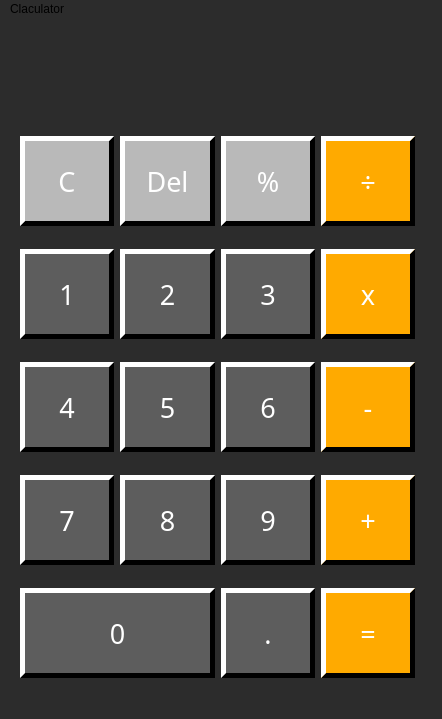
<?xml version="1.0" encoding="UTF-8"?>
<ui version="4.0">
 <class>MainWindow</class>
 <widget class="QMainWindow" name="MainWindow">
  <property name="geometry">
   <rect>
    <x>0</x>
    <y>0</y>
    <width>442</width>
    <height>719</height>
   </rect>
  </property>
  <property name="windowTitle">
   <string>MainWindow</string>
  </property>
  <property name="windowIcon">
   <iconset>
    <normaloff>myappico.ico</normaloff>myappico.ico</iconset>
  </property>
  <property name="styleSheet">
   <string notr="true">background-color:rgb(44, 44, 44);</string>
  </property>
  <property name="iconSize">
   <size>
    <width>20</width>
    <height>30</height>
   </size>
  </property>
  <widget class="QWidget" name="centralwidget">
   <widget class="QWidget" name="gridLayoutWidget">
    <property name="geometry">
     <rect>
      <x>20</x>
      <y>100</y>
      <width>395</width>
      <height>577</height>
     </rect>
    </property>
    <property name="minimumSize">
     <size>
      <width>0</width>
      <height>90</height>
     </size>
    </property>
    <layout class="QGridLayout" name="gridLayout">
     <item row="0" column="1">
      <widget class="QPushButton" name="Button_C">
       <property name="minimumSize">
        <size>
         <width>0</width>
         <height>90</height>
        </size>
       </property>
       <property name="font">
        <font>
         <family>Segoe UI Light</family>
         <pointsize>20</pointsize>
        </font>
       </property>
       <property name="styleSheet">
        <string notr="true">border: 5px solid white;
border-right: 5px solid black;
border-bottom:5px solid black;
Color: white;
Background-color:rgb(185, 185, 185);</string>
       </property>
       <property name="text">
        <string>C</string>
       </property>
      </widget>
     </item>
     <item row="1" column="4">
      <widget class="QPushButton" name="Button_multiplication">
       <property name="minimumSize">
        <size>
         <width>0</width>
         <height>90</height>
        </size>
       </property>
       <property name="font">
        <font>
         <family>Segoe UI Light</family>
         <pointsize>20</pointsize>
        </font>
       </property>
       <property name="styleSheet">
        <string notr="true">border: 5px solid white;
border-right: 5px solid black;
border-bottom:5px solid black;
Color: white;
Background-color:rgb(255, 170, 0);</string>
       </property>
       <property name="text">
        <string>x</string>
       </property>
      </widget>
     </item>
     <item row="1" column="1">
      <widget class="QPushButton" name="Button_1">
       <property name="minimumSize">
        <size>
         <width>0</width>
         <height>90</height>
        </size>
       </property>
       <property name="font">
        <font>
         <family>Segoe UI Light</family>
         <pointsize>20</pointsize>
        </font>
       </property>
       <property name="styleSheet">
        <string notr="true">border: 5px solid white;
border-right: 5px solid black;
border-bottom:5px solid black;
Color: white;
Background-color:rgb(93, 93, 93);</string>
       </property>
       <property name="text">
        <string>1</string>
       </property>
      </widget>
     </item>
     <item row="1" column="2">
      <widget class="QPushButton" name="Button_2">
       <property name="minimumSize">
        <size>
         <width>0</width>
         <height>90</height>
        </size>
       </property>
       <property name="font">
        <font>
         <family>Segoe UI Light</family>
         <pointsize>20</pointsize>
        </font>
       </property>
       <property name="styleSheet">
        <string notr="true">border: 5px solid white;
border-right: 5px solid black;
border-bottom:5px solid black;
Color: white;
Background-color:rgb(93, 93, 93);</string>
       </property>
       <property name="text">
        <string>2</string>
       </property>
      </widget>
     </item>
     <item row="1" column="3">
      <widget class="QPushButton" name="Button_3">
       <property name="minimumSize">
        <size>
         <width>0</width>
         <height>90</height>
        </size>
       </property>
       <property name="font">
        <font>
         <family>Segoe UI Light</family>
         <pointsize>20</pointsize>
        </font>
       </property>
       <property name="styleSheet">
        <string notr="true">border: 5px solid white;
border-right: 5px solid black;
border-bottom:5px solid black;
Color: white;
Background-color:rgb(93, 93, 93);</string>
       </property>
       <property name="text">
        <string>3</string>
       </property>
      </widget>
     </item>
     <item row="2" column="1">
      <widget class="QPushButton" name="Button_4">
       <property name="minimumSize">
        <size>
         <width>0</width>
         <height>90</height>
        </size>
       </property>
       <property name="font">
        <font>
         <family>Segoe UI Light</family>
         <pointsize>20</pointsize>
        </font>
       </property>
       <property name="styleSheet">
        <string notr="true">border: 5px solid white;
border-right: 5px solid black;
border-bottom:5px solid black;Color: white;
Background-color:rgb(93, 93, 93);</string>
       </property>
       <property name="text">
        <string>4</string>
       </property>
      </widget>
     </item>
     <item row="2" column="2">
      <widget class="QPushButton" name="Button_5">
       <property name="minimumSize">
        <size>
         <width>0</width>
         <height>90</height>
        </size>
       </property>
       <property name="font">
        <font>
         <family>Segoe UI Light</family>
         <pointsize>20</pointsize>
        </font>
       </property>
       <property name="styleSheet">
        <string notr="true">border: 5px solid white;
border-right: 5px solid black;
border-bottom:5px solid black;
Color: white;
Background-color:rgb(93, 93, 93);</string>
       </property>
       <property name="text">
        <string>5</string>
       </property>
      </widget>
     </item>
     <item row="0" column="2">
      <widget class="QPushButton" name="Button_del">
       <property name="minimumSize">
        <size>
         <width>0</width>
         <height>90</height>
        </size>
       </property>
       <property name="font">
        <font>
         <family>Segoe UI Light</family>
         <pointsize>20</pointsize>
        </font>
       </property>
       <property name="styleSheet">
        <string notr="true">border: 5px solid white;
border-right: 5px solid black;
border-bottom:5px solid black;
Color: white;
Background-color:rgb(185, 185, 185);</string>
       </property>
       <property name="text">
        <string>Del</string>
       </property>
      </widget>
     </item>
     <item row="2" column="3">
      <widget class="QPushButton" name="Button_6">
       <property name="minimumSize">
        <size>
         <width>0</width>
         <height>90</height>
        </size>
       </property>
       <property name="font">
        <font>
         <family>Segoe UI Light</family>
         <pointsize>20</pointsize>
        </font>
       </property>
       <property name="styleSheet">
        <string notr="true">border: 5px solid white;
border-right: 5px solid black;
border-bottom:5px solid black;
Color: white;
Background-color:rgb(93, 93, 93);</string>
       </property>
       <property name="text">
        <string>6</string>
       </property>
      </widget>
     </item>
     <item row="3" column="1">
      <widget class="QPushButton" name="Button_7">
       <property name="minimumSize">
        <size>
         <width>0</width>
         <height>90</height>
        </size>
       </property>
       <property name="font">
        <font>
         <family>Segoe UI Light</family>
         <pointsize>20</pointsize>
        </font>
       </property>
       <property name="styleSheet">
        <string notr="true">border: 5px solid white;
border-right: 5px solid black;
border-bottom:5px solid black;
Color: white;
Background-color:rgb(93, 93, 93);</string>
       </property>
       <property name="text">
        <string>7</string>
       </property>
      </widget>
     </item>
     <item row="3" column="2">
      <widget class="QPushButton" name="Button_8">
       <property name="minimumSize">
        <size>
         <width>0</width>
         <height>90</height>
        </size>
       </property>
       <property name="font">
        <font>
         <family>Segoe UI Light</family>
         <pointsize>20</pointsize>
        </font>
       </property>
       <property name="styleSheet">
        <string notr="true">border: 5px solid white;
border-right: 5px solid black;
border-bottom:5px solid black;
Color: white;
Background-color:rgb(93, 93, 93);</string>
       </property>
       <property name="text">
        <string>8</string>
       </property>
      </widget>
     </item>
     <item row="3" column="3">
      <widget class="QPushButton" name="Button_9">
       <property name="minimumSize">
        <size>
         <width>0</width>
         <height>90</height>
        </size>
       </property>
       <property name="font">
        <font>
         <family>Segoe UI Light</family>
         <pointsize>20</pointsize>
        </font>
       </property>
       <property name="styleSheet">
        <string notr="true">border: 5px solid white;
border-right: 5px solid black;
border-bottom:5px solid black;
Color: white;
Background-color:rgb(93, 93, 93);</string>
       </property>
       <property name="text">
        <string>9</string>
       </property>
      </widget>
     </item>
     <item row="3" column="4">
      <widget class="QPushButton" name="Button_plus">
       <property name="minimumSize">
        <size>
         <width>0</width>
         <height>90</height>
        </size>
       </property>
       <property name="font">
        <font>
         <family>Segoe UI Light</family>
         <pointsize>20</pointsize>
        </font>
       </property>
       <property name="styleSheet">
        <string notr="true">border: 5px solid white;
border-right: 5px solid black;
border-bottom:5px solid black;
Color: white;
Background-color:rgb(255, 170, 0);</string>
       </property>
       <property name="text">
        <string>+</string>
       </property>
      </widget>
     </item>
     <item row="2" column="4">
      <widget class="QPushButton" name="Button_minus">
       <property name="minimumSize">
        <size>
         <width>0</width>
         <height>90</height>
        </size>
       </property>
       <property name="font">
        <font>
         <family>Segoe UI Light</family>
         <pointsize>20</pointsize>
        </font>
       </property>
       <property name="styleSheet">
        <string notr="true">border: 5px solid white;
border-right: 5px solid black;
border-bottom:5px solid black;
Color: white;
Background-color:rgb(255, 170, 0);</string>
       </property>
       <property name="text">
        <string>-</string>
       </property>
      </widget>
     </item>
     <item row="0" column="4">
      <widget class="QPushButton" name="Button_division2">
       <property name="minimumSize">
        <size>
         <width>0</width>
         <height>90</height>
        </size>
       </property>
       <property name="font">
        <font>
         <family>Segoe UI Light</family>
         <pointsize>20</pointsize>
        </font>
       </property>
       <property name="styleSheet">
        <string notr="true">border: 5px solid white;
border-right: 5px solid black;
border-bottom:5px solid black;
Color: white;
Background-color:rgb(255, 170, 0);</string>
       </property>
       <property name="text">
        <string>÷</string>
       </property>
      </widget>
     </item>
     <item row="4" column="3">
      <widget class="QPushButton" name="Button_Dot">
       <property name="minimumSize">
        <size>
         <width>0</width>
         <height>90</height>
        </size>
       </property>
       <property name="font">
        <font>
         <family>Segoe UI Light</family>
         <pointsize>20</pointsize>
        </font>
       </property>
       <property name="styleSheet">
        <string notr="true">border: 5px solid white;
border-right: 5px solid black;
border-bottom:5px solid black;
Color: white;
Background-color:rgb(93, 93, 93);</string>
       </property>
       <property name="text">
        <string>.</string>
       </property>
      </widget>
     </item>
     <item row="0" column="3">
      <widget class="QPushButton" name="Button_division">
       <property name="minimumSize">
        <size>
         <width>0</width>
         <height>90</height>
        </size>
       </property>
       <property name="font">
        <font>
         <family>Segoe UI Light</family>
         <pointsize>20</pointsize>
        </font>
       </property>
       <property name="styleSheet">
        <string notr="true">border: 5px solid white;
border-right: 5px solid black;
border-bottom:5px solid black;
Color: white;
Background-color:rgb(185, 185, 185);</string>
       </property>
       <property name="text">
        <string>%</string>
       </property>
      </widget>
     </item>
     <item row="4" column="4">
      <widget class="QPushButton" name="Button_equal">
       <property name="minimumSize">
        <size>
         <width>0</width>
         <height>90</height>
        </size>
       </property>
       <property name="font">
        <font>
         <family>Segoe UI Light</family>
         <pointsize>20</pointsize>
        </font>
       </property>
       <property name="styleSheet">
        <string notr="true">border: 5px solid white;
border-right: 5px solid black;
border-bottom:5px solid black;
Color: white;
Background-color:rgb(255, 170, 0);</string>
       </property>
       <property name="text">
        <string>=</string>
       </property>
      </widget>
     </item>
     <item row="4" column="1" colspan="2">
      <widget class="QPushButton" name="Button_0">
       <property name="minimumSize">
        <size>
         <width>0</width>
         <height>90</height>
        </size>
       </property>
       <property name="font">
        <font>
         <family>Segoe UI Light</family>
         <pointsize>20</pointsize>
        </font>
       </property>
       <property name="styleSheet">
        <string notr="true">border: 5px solid white;
border-right: 5px solid black;
border-bottom:5px solid black;
Color: white;
Background-color:rgb(93, 93, 93);</string>
       </property>
       <property name="text">
        <string>0</string>
       </property>
      </widget>
     </item>
    </layout>
   </widget>
   <widget class="QLabel" name="label">
    <property name="geometry">
     <rect>
      <x>30</x>
      <y>10</y>
      <width>381</width>
      <height>71</height>
     </rect>
    </property>
    <property name="font">
     <font>
      <family>Segoe UI</family>
      <pointsize>28</pointsize>
      <weight>75</weight>
      <bold>true</bold>
     </font>
    </property>
    <property name="layoutDirection">
     <enum>Qt::LeftToRight</enum>
    </property>
    <property name="styleSheet">
     <string notr="true">background-color:rgb(44, 44, 44);
Color: white;</string>
    </property>
    <property name="text">
     <string/>
    </property>
    <property name="alignment">
     <set>Qt::AlignRight|Qt::AlignTrailing|Qt::AlignVCenter</set>
    </property>
   </widget>
  </widget>
  <widget class="QMenuBar" name="menubar">
   <property name="geometry">
    <rect>
     <x>0</x>
     <y>0</y>
     <width>442</width>
     <height>26</height>
    </rect>
   </property>
   <widget class="QMenu" name="menuClaculator">
    <property name="title">
     <string>Claculator</string>
    </property>
   </widget>
   <addaction name="menuClaculator"/>
  </widget>
  <widget class="QStatusBar" name="statusbar"/>
 </widget>
 <resources/>
 <connections/>
</ui>
